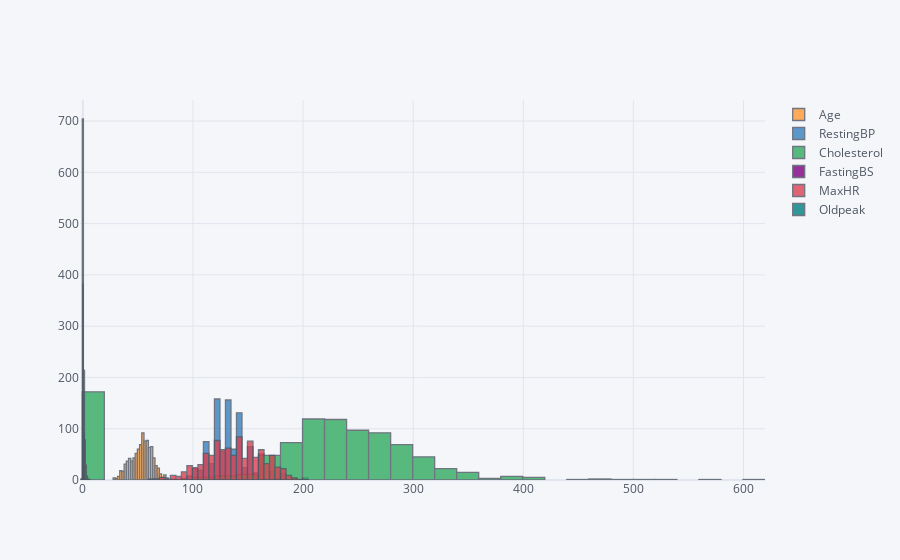

Notebook code cell kept with this figure:
### Code cell
%matplotlib inline
df[numerical].iplot(kind='hist');

### Figure 1 — Plotly figure (JSON) as saved in the notebook; plotly's stock layout.template omitted (floating-point values rounded to 4 significant figures; data arrays with more than 128 entries replaced by an {"elided": "..."} marker saying what was removed)
{"data": [{"opacity": 0.8, "orientation": "v", "histnorm": "", "histfunc": "count", "marker": {"color": "rgba(255, 153, 51, 1.0)", "line": {"color": "#4D5663", "width": 1.3}}, "x": {"elided": "918 int values"}, "type": "histogram", "name": "Age"}, {"opacity": 0.8, "orientation": "v", "histnorm": "", "histfunc": "count", "marker": {"color": "rgba(55, 128, 191, 1.0)", "line": {"color": "#4D5663", "width": 1.3}}, "x": {"elided": "918 int values"}, "type": "histogram", "name": "RestingBP"}, {"opacity": 0.8, "orientation": "v", "histnorm": "", "histfunc": "count", "marker": {"color": "rgba(50, 171, 96, 1.0)", "line": {"color": "#4D5663", "width": 1.3}}, "x": {"elided": "918 int values"}, "type": "histogram", "name": "Cholesterol"}, {"opacity": 0.8, "orientation": "v", "histnorm": "", "histfunc": "count", "marker": {"color": "rgba(128, 0, 128, 1.0)", "line": {"color": "#4D5663", "width": 1.3}}, "x": {"elided": "918 int values"}, "type": "histogram", "name": "FastingBS"}, {"opacity": 0.8, "orientation": "v", "histnorm": "", "histfunc": "count", "marker": {"color": "rgba(219, 64, 82, 1.0)", "line": {"color": "#4D5663", "width": 1.3}}, "x": {"elided": "918 int values"}, "type": "histogram", "name": "MaxHR"}, {"opacity": 0.8, "orientation": "v", "histnorm": "", "histfunc": "count", "marker": {"color": "rgba(0, 128, 128, 1.0)", "line": {"color": "#4D5663", "width": 1.3}}, "x": {"elided": "918 float values"}, "type": "histogram", "name": "Oldpeak"}], "layout": {"xaxis": {"tickfont": {"color": "#4D5663"}, "zerolinecolor": "#E1E5ED", "title": {"text": "", "font": {"color": "#4D5663"}}, "gridcolor": "#E1E5ED", "showgrid": true}, "title": {"font": {"color": "#4D5663"}}, "paper_bgcolor": "#F5F6F9", "plot_bgcolor": "#F5F6F9", "yaxis": {"tickfont": {"color": "#4D5663"}, "zerolinecolor": "#E1E5ED", "title": {"text": "", "font": {"color": "#4D5663"}}, "gridcolor": "#E1E5ED", "showgrid": true}, "barmode": "overlay", "legend": {"bgcolor": "#F5F6F9", "font": {"color": "#4D5663"}}}}
